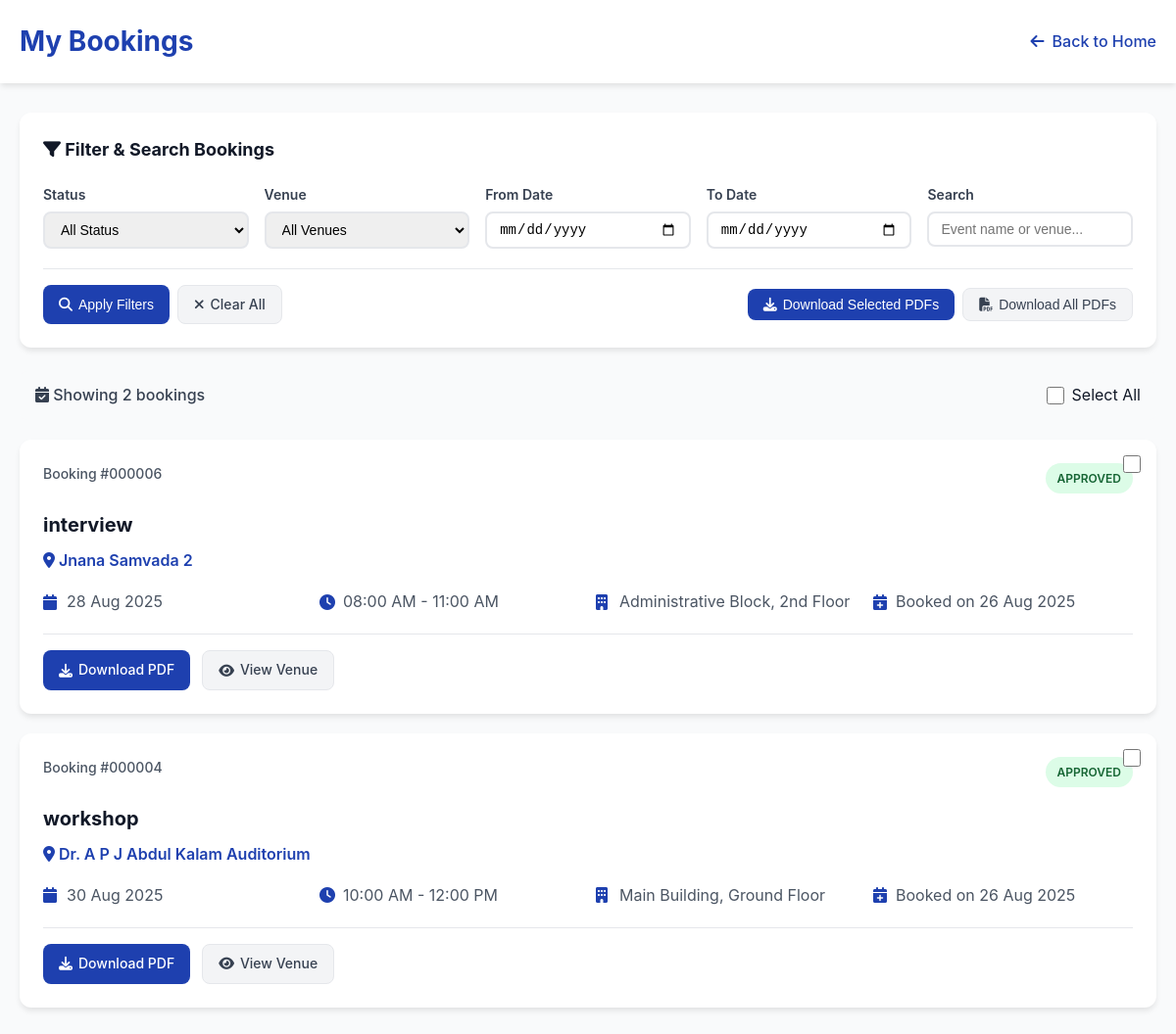
Screenshot of /public/my_bookings.php (signed in) with the database file from the repository.
### tables this page shows
CREATE TABLE `bookings` (
  `id` int NOT NULL AUTO_INCREMENT,
  `user_id` int DEFAULT NULL,
  `venue_id` int DEFAULT NULL,
  `booking_date` date DEFAULT NULL,
  `status` enum('pending','confirmed','cancelled','approved','rejected') DEFAULT 'pending',
  `event_date` date DEFAULT NULL,
  `event_name` varchar(255) DEFAULT NULL,
  `full_name` varchar(255) DEFAULT NULL,
  `email` varchar(255) DEFAULT NULL,
  `phone` varchar(20) DEFAULT NULL,
  `start_time` time DEFAULT NULL,
  `end_time` time DEFAULT NULL,
  `event_details` text,
  `department` varchar(255) DEFAULT NULL,
  `admin_remarks` text,
  `created_at` timestamp NULL DEFAULT CURRENT_TIMESTAMP,
  PRIMARY KEY (`id`),
  KEY `user_id` (`user_id`),
  KEY `venue_id` (`venue_id`),
  CONSTRAINT `bookings_ibfk_1` FOREIGN KEY (`user_id`) REFERENCES `users` (`id`),
  CONSTRAINT `bookings_ibfk_2` FOREIGN KEY (`venue_id`) REFERENCES `venues` (`id`)
);

CREATE TABLE `venues` (
  `id` int NOT NULL AUTO_INCREMENT,
  `name` varchar(150) NOT NULL,
  `location` varchar(255) DEFAULT NULL,
  `capacity` int DEFAULT NULL,
  `price` decimal(10,2) DEFAULT NULL,
  `description` text,
  `is_available` tinyint(1) DEFAULT '1',
  `image` varchar(255) DEFAULT 'default_venue.jpg',
  PRIMARY KEY (`id`)
);

### public/my_bookings.php (the view, shortened to what this page needs)
<?php
include '../api/config.php';
$user_id = $_SESSION['user_id'];
$status_filter = $_GET['status'] ?? 'all';
$date_from = $_GET['date_from'] ?? '';
$date_to = $_GET['date_to'] ?? '';
$search = $_GET['search'] ?? '';
$where_conditions = ["bookings.user_id = :user_id"];
$params = [':user_id' => $user_id];
$where_clause = implode(' AND ', $where_conditions);
$stmt = $conn->prepare("SELECT
                            bookings.id,
                            bookings.event_name,
                            bookings.event_date,
                            bookings.start_time,
                            bookings.end_time,
                            bookings.status,
                            bookings.created_at,
                            venues.id as venue_id,
                            venues.name AS venue_name,
                            venues.location AS venue_location
                        FROM bookings
                        JOIN venues ON bookings.venue_id = venues.id
                        WHERE {$where_clause}
                        ORDER BY bookings.created_at DESC");
foreach ($params as $key => $value) {
    $stmt->bindValue($key, $value);
}
$stmt->execute();
$bookings = $stmt->fetchAll(PDO::FETCH_ASSOC);
?>
<!DOCTYPE html>
<html lang="en">
<head>
    <link href="https://cdnjs.cloudflare.com/ajax/libs/font-awesome/6.4.0/css/all.min.css" rel="stylesheet">
</head>
<body>
    <div class="header">
        <div class="header-content">
            <h1 class="page-title">My Bookings</h1>
            <a href="index.php" class="back-link">
                <i class="fas fa-arrow-left"></i>
                Back to Home
            </a>
        </div>
    </div>
    <div class="container">
        <div class="filters-section">
            <h3 style="margin: 0 0 20px 0; color: var(--gray-900); font-size: 18px;">
                <i class="fas fa-filter"></i> Filter & Search Bookings
            </h3>
            <form method="GET" id="filterForm">
                <div class="filters-grid">
                    <div class="filter-group">
                        <label for="status">Status</label>
                        <select name="status" id="status">
                            <option value="all" <?= $status_filter === 'all' ? 'selected' : '' ?>>All Status</option>
                        </select>
                    </div>
                    <div class="filter-group">
                        <label for="venue">Venue</label>
                        <select name="venue" id="venue">
                            <option value="all">All Venues</option>
                        </select>
                    </div>
                    <div class="filter-group">
                        <label for="date_from">From Date</label>
                        <input type="date" name="date_from" id="date_from" value="<?= htmlspecialchars($date_from) ?>">
                    </div>
                    <div class="filter-group">
                        <label for="date_to">To Date</label>
                        <input type="date" name="date_to" id="date_to" value="<?= htmlspecialchars($date_to) ?>">
                    </div>
                    <div class="filter-group">
                        <label for="search">Search</label>
                        <input type="text" name="search" id="search" placeholder="Event name or venue..." value="<?= htmlspecialchars($search) ?>">
                    </div>
                </div>
                <div class="filter-actions">
                    <div class="filter-buttons">
                        <button type="submit" class="btn btn-primary">
                            <i class="fas fa-search"></i>
                            Apply Filters
                        </button>
                        <a href="my_bookings.php" class="btn btn-secondary">
                            <i class="fas fa-times"></i>
                            Clear All
                        </a>
                    </div>
                    <div class="bulk-actions">
                        <button type="button" id="downloadSelected" class="btn btn-primary" disabled>
                        </button>
                        <button type="button" id="downloadAll" class="btn btn-secondary">
                            <i class="fas fa-file-pdf"></i>
                            Download All PDFs
                        </button>
                    </div>
                </div>
            </form>
        </div>
        <?php if (!empty($bookings)): ?>
            <div class="results-info">
                <div class="results-count">
                    <i class="fas fa-calendar-check"></i>
                    Showing <?= count($bookings) ?> booking<?= count($bookings) !== 1 ? 's' : '' ?>
                </div>
                <div class="select-all-container">
                    <input type="checkbox" id="selectAll" class="checkbox">
                    <label for="selectAll">Select All</label>
                </div>
            </div>
        <?php endif; ?>
        <?php if (empty($bookings)): ?>
            <div class="empty-state">
                <i class="fas fa-calendar-times"></i>
                <h3>No Bookings Found</h3>
                <p>You haven't made any venue bookings yet.</p>
                <a href="venues.php" class="btn btn-primary">
                    <i class="fas fa-plus"></i>
                    Book a Venue
                </a>
            </div>
        <?php else: ?>
            <div class="bookings-grid">
                <?php foreach ($bookings as $booking): ?>
                    <div class="booking-card <?= (isset($_GET['new_booking']) && $_GET['new_booking'] == $booking['id']) ? 'new-booking' : '' ?>" data-booking-id="<?= $booking['id'] ?>">
                        <input type="checkbox" class="booking-checkbox" value="<?= $booking['id'] ?>">
                        <div class="booking-header">
                            <div class="booking-id">
                                Booking #<?= str_pad($booking['id'], 6, '0', STR_PAD_LEFT) ?>
                            </div>
                            <div class="status-badge status-<?= strtolower($booking['status']) ?>">
                                <?= ucfirst($booking['status']) ?>
                            </div>
                        </div>
                        <div class="event-name"><?= htmlspecialchars($booking['event_name']) ?></div>
                        <div class="venue-name">
                            <i class="fas fa-map-marker-alt"></i>
                            <?= htmlspecialchars($booking['venue_name']) ?>
                        </div>
                        <div class="booking-details">
                            <div class="detail-item">
                                <i class="fas fa-calendar"></i>
                                <span><?= date('d M Y', strtotime($booking['event_date'])) ?></span>
                            </div>
                            <div class="detail-item">
                                <i class="fas fa-clock"></i>
                                <span><?= date('h:i A', strtotime($booking['start_time'])) ?> - <?= date('h:i A', strtotime($booking['end_time'])) ?></span>
                            </div>
                            <div class="detail-item">
                                <i class="fas fa-building"></i>
                                <span><?= htmlspecialchars($booking['venue_location']) ?></span>
                            </div>
                            <div class="detail-item">
                                <i class="fas fa-calendar-plus"></i>
                                <span>Booked on <?= date('d M Y', strtotime($booking['created_at'])) ?></span>
                            </div>
                        </div>
                        <div class="booking-actions">
                            <a href="generate_booking_pdf.php?booking_id=<?= $booking['id'] ?>"
                               class="btn btn-primary" target="_blank">
                                <i class="fas fa-download"></i>
                                Download PDF
                            </a>
                            <a href="venue_details.php?id=<?= $booking['venue_id'] ?? '' ?>"
                               class="btn btn-secondary">
                                <i class="fas fa-eye"></i>
                                View Venue
                            </a>
                        </div>
                    </div>
                <?php endforeach; ?>
            </div>
        <?php endif; ?>
    </div>
</body>
</html>

### public/my_bookings.php (style rules this page uses)
:root { --vtu-blue: #1e40af; --vtu-blue-light: #3b82f6; --vtu-green: #059669; --gray-50: #f9fafb; --gray-100: #f3f4f6; --gray-200: #e5e7eb; --gray-600: #4b5563; --gray-700: #374151; --gray-900: #111827; --shadow-md: 0 4px 6px -1px rgb(0 0 0 / 0.1); }
* { margin: 0; padding: 0; box-sizing: border-box; }
body { font-family: 'Inter', -apple-system, BlinkMacSystemFont, 'Segoe UI', Roboto, sans-serif; background: var(--gray-50); color: var(--gray-900); line-height: 1.6; }
.header { background: white; box-shadow: var(--shadow-md); padding: 20px 0; margin-bottom: 30px; }
.header-content { max-width: 1200px; margin: 0 auto; padding: 0 20px; display: flex; justify-content: space-between; align-items: center; }
.page-title { font-size: 28px; font-weight: bold; color: var(--vtu-blue); }
.back-link { display: inline-flex; align-items: center; gap: 8px; color: var(--vtu-blue); text-decoration: none; font-weight: 500; transition: color 0.2s ease; }
.container { max-width: 1200px; margin: 0 auto; padding: 0 20px; }
.bookings-grid { display: grid; gap: 20px; margin-bottom: 30px; }
.booking-card { background: white; border-radius: 12px; box-shadow: var(--shadow-md); padding: 24px; transition: transform 0.2s ease, box-shadow 0.2s ease; }
.booking-header { display: flex; justify-content: space-between; align-items: flex-start; margin-bottom: 16px; }
.booking-id { font-size: 14px; color: var(--gray-600); font-weight: 500; }
.status-badge { padding: 6px 12px; border-radius: 20px; font-size: 12px; font-weight: 600; text-transform: uppercase; }
.status-approved { background: #dcfce7; color: #166534; }
.event-name { font-size: 20px; font-weight: bold; color: var(--gray-900); margin-bottom: 8px; }
.venue-name { font-size: 16px; color: var(--vtu-blue); font-weight: 600; margin-bottom: 16px; }
.booking-details { display: grid; grid-template-columns: repeat(auto-fit, minmax(200px, 1fr)); gap: 16px; margin-bottom: 20px; }
.detail-item { display: flex; align-items: center; gap: 8px; color: var(--gray-600); }
.detail-item i { color: var(--vtu-blue); width: 16px; }
.booking-actions { display: flex; gap: 12px; padding-top: 16px; border-top: 1px solid var(--gray-200); }
.btn { padding: 8px 16px; border-radius: 8px; text-decoration: none; font-weight: 500; font-size: 14px; display: inline-flex; align-items: center; gap: 6px; transition: all 0.2s ease; border: none; cursor: pointer; }
.btn-primary { background: var(--vtu-blue); color: white; }
.btn-secondary { background: var(--gray-100); color: var(--gray-700); border: 1px solid var(--gray-200); }
.filters-section { background: white; border-radius: 12px; box-shadow: var(--shadow-md); padding: 24px; margin-bottom: 24px; }
.filters-grid { display: grid; grid-template-columns: repeat(auto-fit, minmax(200px, 1fr)); gap: 16px; margin-bottom: 20px; }
.filter-group { display: flex; flex-direction: column; gap: 6px; }
.filter-group label { font-weight: 600; color: var(--gray-700); font-size: 14px; }
.filter-group select, .filter-group input { padding: 8px 12px; border: 2px solid var(--gray-200); border-radius: 8px; font-size: 14px; transition: border-color 0.2s ease; }
.filter-actions { display: flex; gap: 12px; flex-wrap: wrap; align-items: center; justify-content: space-between; margin-top: 16px; padding-top: 16px; border-top: 1px solid var(--gray-200); }
.filter-buttons { display: flex; gap: 8px; flex-wrap: wrap; }
.bulk-actions { display: flex; gap: 8px; align-items: center; }
.results-info { background: var(--gray-50); padding: 12px 16px; border-radius: 8px; margin-bottom: 20px; display: flex; justify-content: space-between; align-items: center; flex-wrap: wrap; gap: 12px; }
.results-count { color: var(--gray-700); font-weight: 500; }
.select-all-container { display: flex; align-items: center; gap: 8px; }
.checkbox { width: 18px; height: 18px; accent-color: var(--vtu-blue); }
.booking-checkbox { position: absolute; top: 16px; right: 16px; width: 18px; height: 18px; accent-color: var(--vtu-blue); }
.booking-card { position: relative; }

### rows the page displays
bookings: id "000006", status "APPROVED", event_name "interview", venue.name "Jnana Samvada 2", event_date "28 Aug 2025", start_time "08:00 AM", end_time "11:00 AM", venue.location "Administrative Block, 2nd Floor", created_at "26 Aug 2025"
bookings: id "000004", status "APPROVED", event_name "workshop", venue.name "Dr. A P J Abdul Kalam Auditorium", event_date "30 Aug 2025", start_time "10:00 AM", end_time "12:00 PM", venue.location "Main Building, Ground Floor", created_at "26 Aug 2025"

### other values shown
count($bookings) "2"
